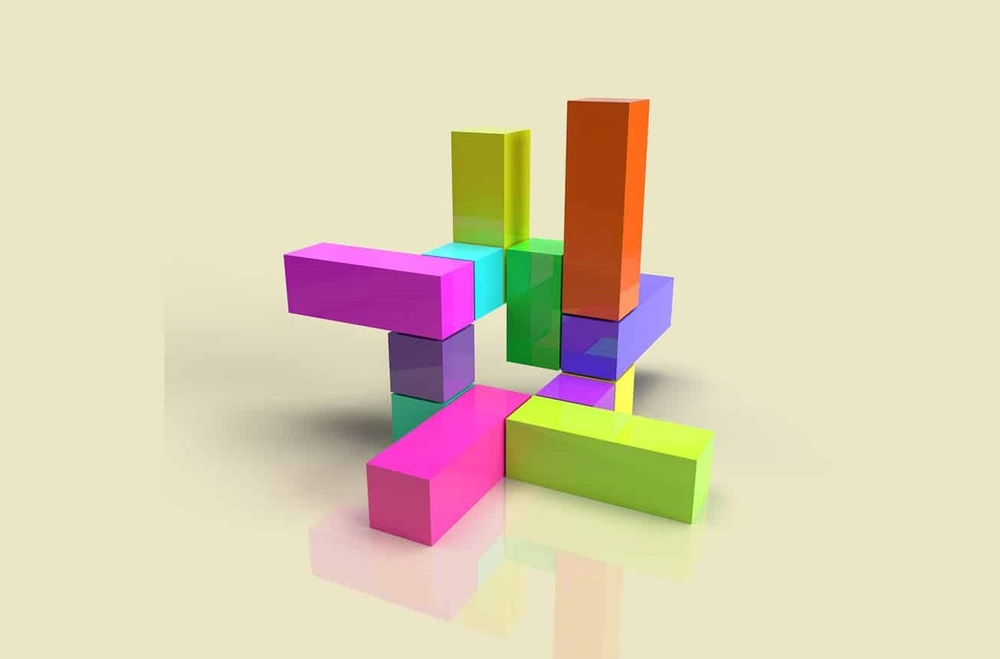
#> input picture Project6/shapes.jpg, 1000 x 659 px, shrunk from 1314 x 866 before the run
$ python pro6.py
#> lines starting #> are read from the running program, lines starting #| are printed output that depends on the picture; after the words box and inside, x2 and y2 are one past the last pixel; in counts of white or black regions, pixels touching at a corner belong together
#contour detection
import cv2

# Load the image
image = cv2.imread('shapes.jpg', 0)  # Replace 'image.jpg' with the path to your image
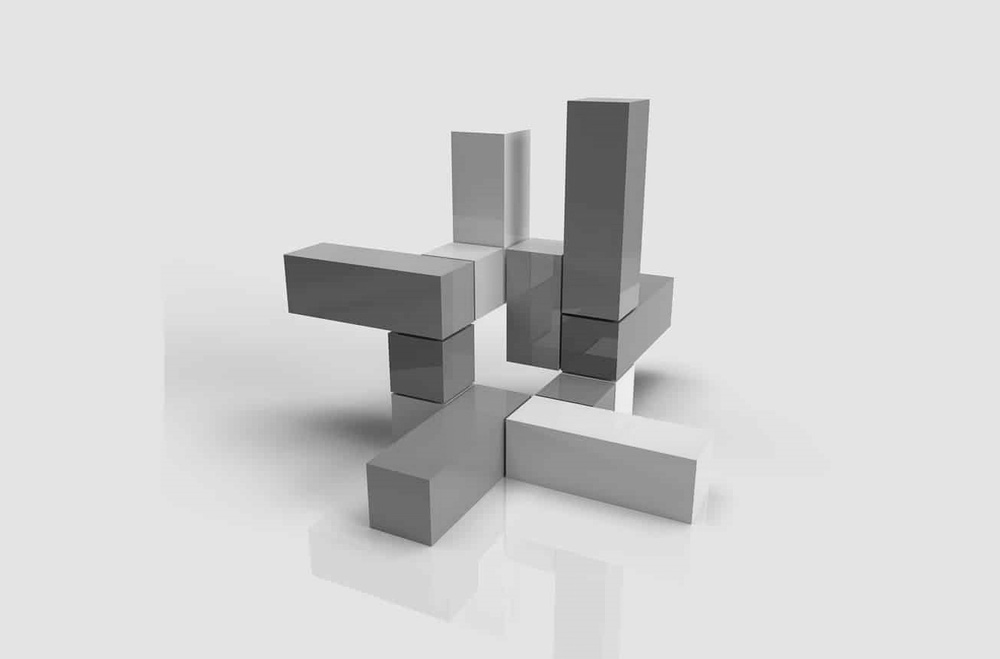
#> image: shape (659, 1000); min 7, max 248, mean 210.1

# Apply Gaussian blur to reduce noise
blurred = cv2.GaussianBlur(image, (5, 5), 0)

# Perform thresholding to obtain a binary image
_, threshold = cv2.threshold(blurred, 127, 255,cv2.THRESH_BINARY+cv2.THRESH_OTSU)
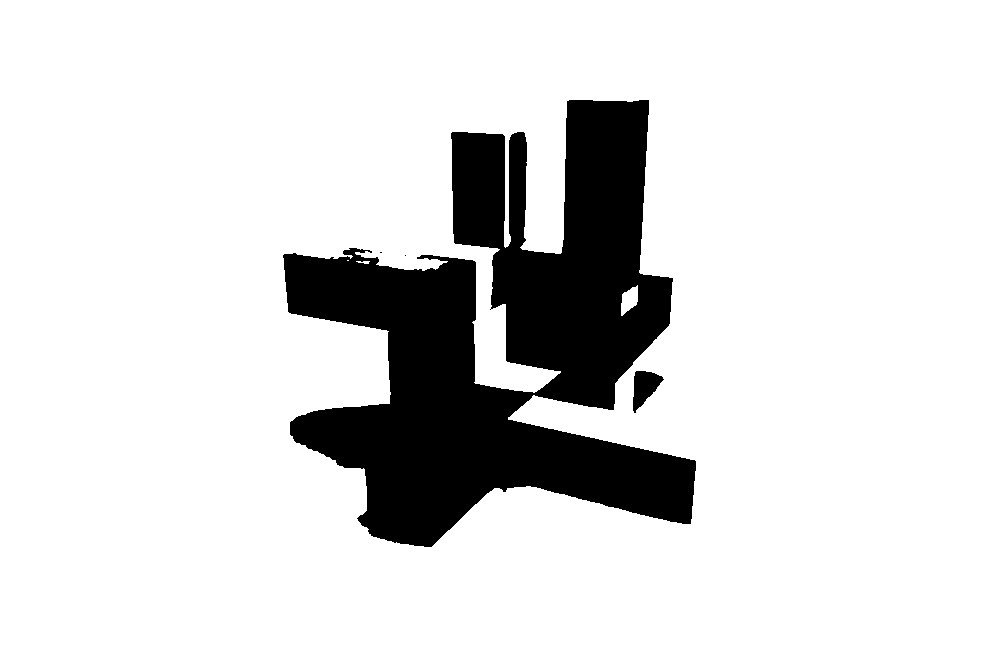
#> threshold: shape (659, 1000); 85.8% white; 4 black regions (2 under 20 px)

# Find contours in the binary image
contours, _ = cv2.findContours(threshold, cv2.RETR_TREE, cv2.CHAIN_APPROX_SIMPLE)
#> contours = 9 contours, 5 with area under 20; largest, box (x1, y1, x2, y2) and area: (0, 0, 1000, 659) 657342, (282, 99, 697, 548) 94786, (632, 370, 665, 414) 786, (621, 285, 638, 316) 300

# Create a copy of the original image for drawing contours
contour_image = image.copy()

# Draw contours on the image
cv2.drawContours(contour_image, contours, -1, (0, 255, 0), 2)
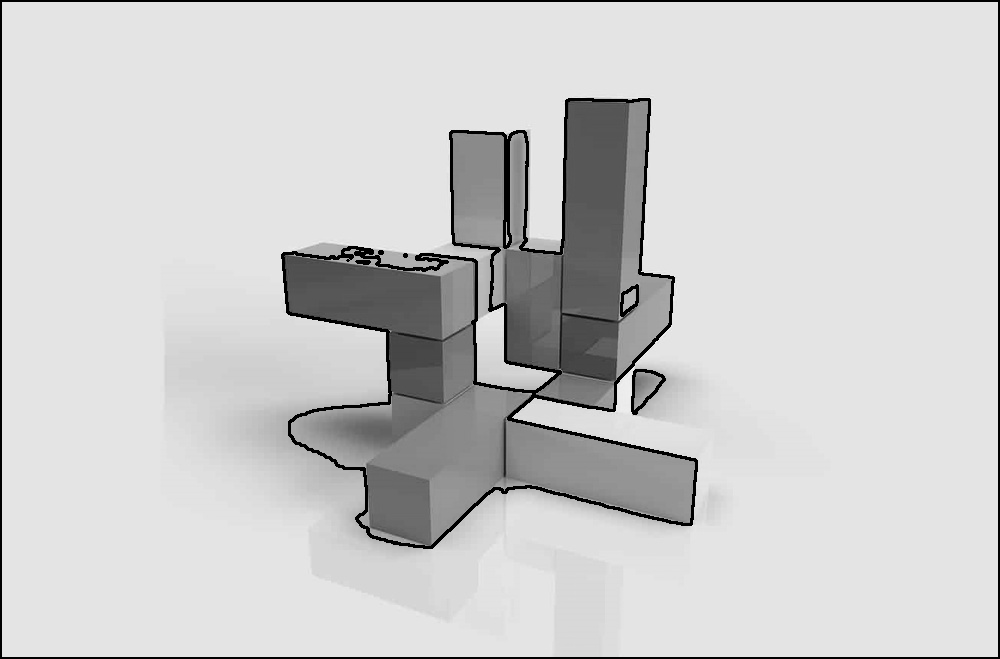
#> contour_image: shape (659, 1000); 2.69% of pixels changed, all inside (x1, y1, x2, y2) = (0, 0, 1000, 659)

# Display the original image and contour image
cv2.imshow('Original Image', image)
cv2.imshow('Contour Image', contour_image)

# Wait for a key press and then close the windows
cv2.waitKey(0)
cv2.destroyAllWindows()
